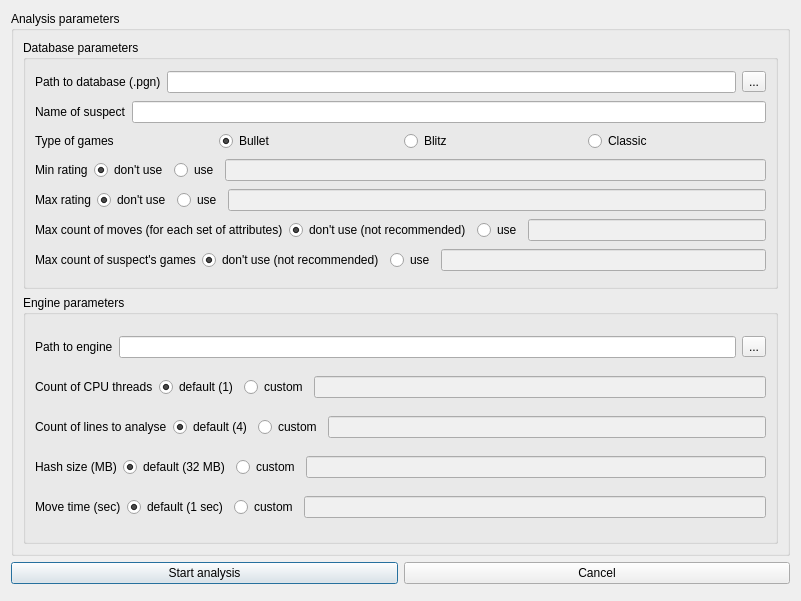
<?xml version="1.0" encoding="UTF-8"?>
<ui version="4.0">
 <class>New_anal_window</class>
 <widget class="QDialog" name="New_anal_window">
  <property name="geometry">
   <rect>
    <x>0</x>
    <y>0</y>
    <width>801</width>
    <height>601</height>
   </rect>
  </property>
  <property name="windowTitle">
   <string>Dialog</string>
  </property>
  <layout class="QVBoxLayout" name="verticalLayout_2">
   <item>
    <widget class="QGroupBox" name="Analysis_params_box">
     <property name="title">
      <string>Analysis parameters</string>
     </property>
     <layout class="QVBoxLayout" name="verticalLayout">
      <item>
       <widget class="QGroupBox" name="Database_params_box">
        <property name="title">
         <string>Database parameters</string>
        </property>
        <layout class="QVBoxLayout" name="verticalLayout_3">
         <item>
          <layout class="QHBoxLayout" name="horizontalLayout">
           <item>
            <widget class="QLabel" name="label_3">
             <property name="text">
              <string>Path to database (.pgn)</string>
             </property>
            </widget>
           </item>
           <item>
            <widget class="QLineEdit" name="pathDB">
             <property name="maxLength">
              <number>256</number>
             </property>
            </widget>
           </item>
           <item>
            <widget class="QToolButton" name="toolButton">
             <property name="text">
              <string>...</string>
             </property>
            </widget>
           </item>
          </layout>
         </item>
         <item>
          <layout class="QHBoxLayout" name="horizontalLayout_2">
           <item>
            <widget class="QLabel" name="label">
             <property name="text">
              <string>Name of suspect</string>
             </property>
            </widget>
           </item>
           <item>
            <widget class="QLineEdit" name="nameSusp">
             <property name="maxLength">
              <number>61</number>
             </property>
             <property name="cursorMoveStyle">
              <enum>Qt::LogicalMoveStyle</enum>
             </property>
            </widget>
           </item>
          </layout>
         </item>
         <item>
          <layout class="QHBoxLayout" name="horizontalLayout_3">
           <item>
            <widget class="QLabel" name="label_4">
             <property name="text">
              <string>Type of games</string>
             </property>
            </widget>
           </item>
           <item>
            <widget class="QRadioButton" name="bullet">
             <property name="text">
              <string>Bullet</string>
             </property>
             <property name="checked">
              <bool>true</bool>
             </property>
             <attribute name="buttonGroup">
              <string notr="true">TypeOfGamesButtBox</string>
             </attribute>
            </widget>
           </item>
           <item>
            <widget class="QRadioButton" name="blitz">
             <property name="text">
              <string>Blitz</string>
             </property>
             <attribute name="buttonGroup">
              <string notr="true">TypeOfGamesButtBox</string>
             </attribute>
            </widget>
           </item>
           <item>
            <widget class="QRadioButton" name="classic">
             <property name="text">
              <string>Classic</string>
             </property>
             <attribute name="buttonGroup">
              <string notr="true">TypeOfGamesButtBox</string>
             </attribute>
            </widget>
           </item>
          </layout>
         </item>
         <item>
          <layout class="QHBoxLayout" name="horizontalLayout_4">
           <item>
            <widget class="QLabel" name="label_5">
             <property name="text">
              <string>Min rating</string>
             </property>
            </widget>
           </item>
           <item>
            <widget class="QRadioButton" name="minRDontUse">
             <property name="text">
              <string>don't use</string>
             </property>
             <property name="checked">
              <bool>true</bool>
             </property>
             <attribute name="buttonGroup">
              <string notr="true">MinRButtBox</string>
             </attribute>
            </widget>
           </item>
           <item>
            <widget class="QRadioButton" name="minRUse">
             <property name="text">
              <string>use</string>
             </property>
             <attribute name="buttonGroup">
              <string notr="true">MinRButtBox</string>
             </attribute>
            </widget>
           </item>
           <item>
            <widget class="QLineEdit" name="minR">
             <property name="focusPolicy">
              <enum>Qt::StrongFocus</enum>
             </property>
             <property name="styleSheet">
              <string notr="true">background-color: rgb(240, 240, 240);</string>
             </property>
             <property name="inputMask">
              <string/>
             </property>
             <property name="readOnly">
              <bool>true</bool>
             </property>
             <property name="clearButtonEnabled">
              <bool>false</bool>
             </property>
            </widget>
           </item>
          </layout>
         </item>
         <item>
          <layout class="QHBoxLayout" name="horizontalLayout_5">
           <item>
            <widget class="QLabel" name="label_6">
             <property name="text">
              <string>Max rating</string>
             </property>
            </widget>
           </item>
           <item>
            <widget class="QRadioButton" name="maxRDontUse">
             <property name="text">
              <string>don't use</string>
             </property>
             <property name="checked">
              <bool>true</bool>
             </property>
             <attribute name="buttonGroup">
              <string notr="true">MaxRButtBox</string>
             </attribute>
            </widget>
           </item>
           <item>
            <widget class="QRadioButton" name="maxRUse">
             <property name="text">
              <string>use</string>
             </property>
             <attribute name="buttonGroup">
              <string notr="true">MaxRButtBox</string>
             </attribute>
            </widget>
           </item>
           <item>
            <widget class="QLineEdit" name="maxR">
             <property name="styleSheet">
              <string notr="true">background-color: rgb(240, 240, 240);</string>
             </property>
             <property name="inputMask">
              <string/>
             </property>
             <property name="readOnly">
              <bool>true</bool>
             </property>
             <property name="cursorMoveStyle">
              <enum>Qt::LogicalMoveStyle</enum>
             </property>
            </widget>
           </item>
          </layout>
         </item>
         <item>
          <layout class="QHBoxLayout" name="horizontalLayout_6">
           <item>
            <widget class="QLabel" name="label_7">
             <property name="text">
              <string>Max count of moves (for each set of attributes)</string>
             </property>
            </widget>
           </item>
           <item>
            <widget class="QRadioButton" name="countMovesDontUse">
             <property name="text">
              <string>don't use (not recommended)</string>
             </property>
             <property name="checked">
              <bool>true</bool>
             </property>
             <attribute name="buttonGroup">
              <string notr="true">CountMovesButtBox</string>
             </attribute>
            </widget>
           </item>
           <item>
            <widget class="QRadioButton" name="countMovesUse">
             <property name="text">
              <string>use</string>
             </property>
             <attribute name="buttonGroup">
              <string notr="true">CountMovesButtBox</string>
             </attribute>
            </widget>
           </item>
           <item>
            <widget class="QLineEdit" name="countMoves">
             <property name="styleSheet">
              <string notr="true">background-color: rgb(240, 240, 240);</string>
             </property>
             <property name="inputMask">
              <string/>
             </property>
             <property name="readOnly">
              <bool>true</bool>
             </property>
            </widget>
           </item>
          </layout>
         </item>
         <item>
          <layout class="QHBoxLayout" name="horizontalLayout_7">
           <item>
            <widget class="QLabel" name="label_8">
             <property name="text">
              <string>Max count of suspect's games</string>
             </property>
            </widget>
           </item>
           <item>
            <widget class="QRadioButton" name="countGamesDontUse">
             <property name="text">
              <string>don't use (not recommended)</string>
             </property>
             <property name="checked">
              <bool>true</bool>
             </property>
             <attribute name="buttonGroup">
              <string notr="true">CountGamesButtBox</string>
             </attribute>
            </widget>
           </item>
           <item>
            <widget class="QRadioButton" name="countGamesUse">
             <property name="text">
              <string>use</string>
             </property>
             <attribute name="buttonGroup">
              <string notr="true">CountGamesButtBox</string>
             </attribute>
            </widget>
           </item>
           <item>
            <widget class="QLineEdit" name="countGames">
             <property name="styleSheet">
              <string notr="true">background-color: rgb(240, 240, 240);</string>
             </property>
             <property name="inputMask">
              <string/>
             </property>
             <property name="readOnly">
              <bool>true</bool>
             </property>
            </widget>
           </item>
          </layout>
         </item>
        </layout>
       </widget>
      </item>
      <item>
       <widget class="QGroupBox" name="groupBox">
        <property name="title">
         <string>Engine parameters</string>
        </property>
        <layout class="QVBoxLayout" name="verticalLayout_4">
         <item>
          <layout class="QHBoxLayout" name="horizontalLayout_8">
           <item>
            <widget class="QLabel" name="label_2">
             <property name="text">
              <string>Path to engine</string>
             </property>
            </widget>
           </item>
           <item>
            <widget class="QLineEdit" name="pathEngine">
             <property name="maxLength">
              <number>256</number>
             </property>
            </widget>
           </item>
           <item>
            <widget class="QToolButton" name="toolButton_2">
             <property name="text">
              <string>...</string>
             </property>
            </widget>
           </item>
          </layout>
         </item>
         <item>
          <layout class="QHBoxLayout" name="horizontalLayout_9">
           <item>
            <widget class="QLabel" name="label_9">
             <property name="text">
              <string>Count of CPU threads</string>
             </property>
            </widget>
           </item>
           <item>
            <widget class="QRadioButton" name="countCPUDef">
             <property name="text">
              <string>default (1)</string>
             </property>
             <property name="checkable">
              <bool>true</bool>
             </property>
             <property name="checked">
              <bool>true</bool>
             </property>
             <property name="autoExclusive">
              <bool>true</bool>
             </property>
             <attribute name="buttonGroup">
              <string notr="true">CountCpuButtBox</string>
             </attribute>
            </widget>
           </item>
           <item>
            <widget class="QRadioButton" name="countCPUCustom">
             <property name="text">
              <string>custom</string>
             </property>
             <attribute name="buttonGroup">
              <string notr="true">CountCpuButtBox</string>
             </attribute>
            </widget>
           </item>
           <item>
            <widget class="QLineEdit" name="countCpu">
             <property name="styleSheet">
              <string notr="true">background-color: rgb(240, 240, 240);</string>
             </property>
             <property name="inputMask">
              <string/>
             </property>
             <property name="readOnly">
              <bool>true</bool>
             </property>
            </widget>
           </item>
          </layout>
         </item>
         <item>
          <layout class="QHBoxLayout" name="horizontalLayout_10">
           <item>
            <widget class="QLabel" name="label_10">
             <property name="text">
              <string>Count of lines to analyse</string>
             </property>
            </widget>
           </item>
           <item>
            <widget class="QRadioButton" name="countLinesDef">
             <property name="text">
              <string>default (4)</string>
             </property>
             <property name="checked">
              <bool>true</bool>
             </property>
             <property name="autoExclusive">
              <bool>true</bool>
             </property>
             <attribute name="buttonGroup">
              <string notr="true">CountLinesButtBox</string>
             </attribute>
            </widget>
           </item>
           <item>
            <widget class="QRadioButton" name="countLinesCustom">
             <property name="text">
              <string>custom</string>
             </property>
             <attribute name="buttonGroup">
              <string notr="true">CountLinesButtBox</string>
             </attribute>
            </widget>
           </item>
           <item>
            <widget class="QLineEdit" name="countLines">
             <property name="styleSheet">
              <string notr="true">background-color: rgb(240, 240, 240);</string>
             </property>
             <property name="inputMask">
              <string/>
             </property>
             <property name="readOnly">
              <bool>true</bool>
             </property>
            </widget>
           </item>
          </layout>
         </item>
         <item>
          <layout class="QHBoxLayout" name="horizontalLayout_11">
           <item>
            <widget class="QLabel" name="label_11">
             <property name="text">
              <string>Hash size (MB)</string>
             </property>
            </widget>
           </item>
           <item>
            <widget class="QRadioButton" name="hashSizeDef">
             <property name="text">
              <string>default (32 MB)</string>
             </property>
             <property name="checked">
              <bool>true</bool>
             </property>
             <property name="autoExclusive">
              <bool>true</bool>
             </property>
             <attribute name="buttonGroup">
              <string notr="true">HashSizeButtBox</string>
             </attribute>
            </widget>
           </item>
           <item>
            <widget class="QRadioButton" name="hashSizeCustom">
             <property name="text">
              <string>custom</string>
             </property>
             <attribute name="buttonGroup">
              <string notr="true">HashSizeButtBox</string>
             </attribute>
            </widget>
           </item>
           <item>
            <widget class="QLineEdit" name="hashSize">
             <property name="styleSheet">
              <string notr="true">background-color: rgb(240, 240, 240);</string>
             </property>
             <property name="inputMask">
              <string/>
             </property>
             <property name="readOnly">
              <bool>true</bool>
             </property>
            </widget>
           </item>
          </layout>
         </item>
         <item>
          <layout class="QHBoxLayout" name="horizontalLayout_12">
           <item>
            <widget class="QLabel" name="label_12">
             <property name="text">
              <string>Move time (sec)</string>
             </property>
            </widget>
           </item>
           <item>
            <widget class="QRadioButton" name="moveTimeDef">
             <property name="text">
              <string>default (1 sec)</string>
             </property>
             <property name="checked">
              <bool>true</bool>
             </property>
             <property name="autoExclusive">
              <bool>true</bool>
             </property>
             <attribute name="buttonGroup">
              <string notr="true">MoveTimeButtBox</string>
             </attribute>
            </widget>
           </item>
           <item>
            <widget class="QRadioButton" name="moveTimeCustom">
             <property name="text">
              <string>custom</string>
             </property>
             <attribute name="buttonGroup">
              <string notr="true">MoveTimeButtBox</string>
             </attribute>
            </widget>
           </item>
           <item>
            <widget class="QLineEdit" name="moveTime">
             <property name="styleSheet">
              <string notr="true">background-color: rgb(240, 240, 240);</string>
             </property>
             <property name="inputMask">
              <string/>
             </property>
             <property name="readOnly">
              <bool>true</bool>
             </property>
            </widget>
           </item>
          </layout>
         </item>
        </layout>
       </widget>
      </item>
     </layout>
    </widget>
   </item>
   <item>
    <layout class="QHBoxLayout" name="horizontalLayout_13">
     <item>
      <widget class="QPushButton" name="StartAnalButt">
       <property name="text">
        <string>Start analysis</string>
       </property>
      </widget>
     </item>
     <item>
      <widget class="QPushButton" name="CanselButt">
       <property name="text">
        <string>Cancel</string>
       </property>
      </widget>
     </item>
    </layout>
   </item>
   <item>
    <widget class="QDialogButtonBox" name="OrdinaryButtBox">
     <property name="orientation">
      <enum>Qt::Horizontal</enum>
     </property>
    </widget>
   </item>
  </layout>
 </widget>
 <resources/>
 <connections>
  <connection>
   <sender>OrdinaryButtBox</sender>
   <signal>accepted()</signal>
   <receiver>New_anal_window</receiver>
   <slot>accept()</slot>
   <hints>
    <hint type="sourcelabel">
     <x>229</x>
     <y>589</y>
    </hint>
    <hint type="destinationlabel">
     <x>157</x>
     <y>274</y>
    </hint>
   </hints>
  </connection>
  <connection>
   <sender>OrdinaryButtBox</sender>
   <signal>rejected()</signal>
   <receiver>New_anal_window</receiver>
   <slot>reject()</slot>
   <hints>
    <hint type="sourcelabel">
     <x>297</x>
     <y>589</y>
    </hint>
    <hint type="destinationlabel">
     <x>286</x>
     <y>274</y>
    </hint>
   </hints>
  </connection>
  <connection>
   <sender>minRDontUse</sender>
   <signal>clicked()</signal>
   <receiver>minR</receiver>
   <slot>clear()</slot>
   <hints>
    <hint type="sourcelabel">
     <x>171</x>
     <y>188</y>
    </hint>
    <hint type="destinationlabel">
     <x>279</x>
     <y>191</y>
    </hint>
   </hints>
  </connection>
  <connection>
   <sender>maxRDontUse</sender>
   <signal>clicked()</signal>
   <receiver>maxR</receiver>
   <slot>clear()</slot>
   <hints>
    <hint type="sourcelabel">
     <x>136</x>
     <y>223</y>
    </hint>
    <hint type="destinationlabel">
     <x>273</x>
     <y>223</y>
    </hint>
   </hints>
  </connection>
  <connection>
   <sender>countMovesDontUse</sender>
   <signal>clicked()</signal>
   <receiver>countMoves</receiver>
   <slot>clear()</slot>
   <hints>
    <hint type="sourcelabel">
     <x>418</x>
     <y>258</y>
    </hint>
    <hint type="destinationlabel">
     <x>511</x>
     <y>255</y>
    </hint>
   </hints>
  </connection>
  <connection>
   <sender>countGamesDontUse</sender>
   <signal>clicked()</signal>
   <receiver>countGames</receiver>
   <slot>clear()</slot>
   <hints>
    <hint type="sourcelabel">
     <x>296</x>
     <y>290</y>
    </hint>
    <hint type="destinationlabel">
     <x>399</x>
     <y>289</y>
    </hint>
   </hints>
  </connection>
  <connection>
   <sender>countCPUDef</sender>
   <signal>clicked()</signal>
   <receiver>countCpu</receiver>
   <slot>clear()</slot>
   <hints>
    <hint type="sourcelabel">
     <x>254</x>
     <y>410</y>
    </hint>
    <hint type="destinationlabel">
     <x>388</x>
     <y>409</y>
    </hint>
   </hints>
  </connection>
  <connection>
   <sender>countLinesDef</sender>
   <signal>clicked()</signal>
   <receiver>countLines</receiver>
   <slot>clear()</slot>
   <hints>
    <hint type="sourcelabel">
     <x>267</x>
     <y>436</y>
    </hint>
    <hint type="destinationlabel">
     <x>395</x>
     <y>437</y>
    </hint>
   </hints>
  </connection>
  <connection>
   <sender>hashSizeDef</sender>
   <signal>clicked()</signal>
   <receiver>hashSize</receiver>
   <slot>clear()</slot>
   <hints>
    <hint type="sourcelabel">
     <x>255</x>
     <y>470</y>
    </hint>
    <hint type="destinationlabel">
     <x>358</x>
     <y>471</y>
    </hint>
   </hints>
  </connection>
  <connection>
   <sender>moveTimeDef</sender>
   <signal>clicked()</signal>
   <receiver>moveTime</receiver>
   <slot>clear()</slot>
   <hints>
    <hint type="sourcelabel">
     <x>234</x>
     <y>506</y>
    </hint>
    <hint type="destinationlabel">
     <x>369</x>
     <y>506</y>
    </hint>
   </hints>
  </connection>
  <connection>
   <sender>CanselButt</sender>
   <signal>clicked()</signal>
   <receiver>New_anal_window</receiver>
   <slot>close()</slot>
   <hints>
    <hint type="sourcelabel">
     <x>640</x>
     <y>572</y>
    </hint>
    <hint type="destinationlabel">
     <x>797</x>
     <y>548</y>
    </hint>
   </hints>
  </connection>
 </connections>
 <buttongroups>
  <buttongroup name="TypeOfGamesButtBox">
   <property name="exclusive">
    <bool>true</bool>
   </property>
  </buttongroup>
  <buttongroup name="MinRButtBox"/>
  <buttongroup name="MaxRButtBox"/>
  <buttongroup name="CountMovesButtBox"/>
  <buttongroup name="CountGamesButtBox"/>
  <buttongroup name="CountCpuButtBox"/>
  <buttongroup name="CountLinesButtBox"/>
  <buttongroup name="HashSizeButtBox"/>
  <buttongroup name="MoveTimeButtBox"/>
 </buttongroups>
</ui>
